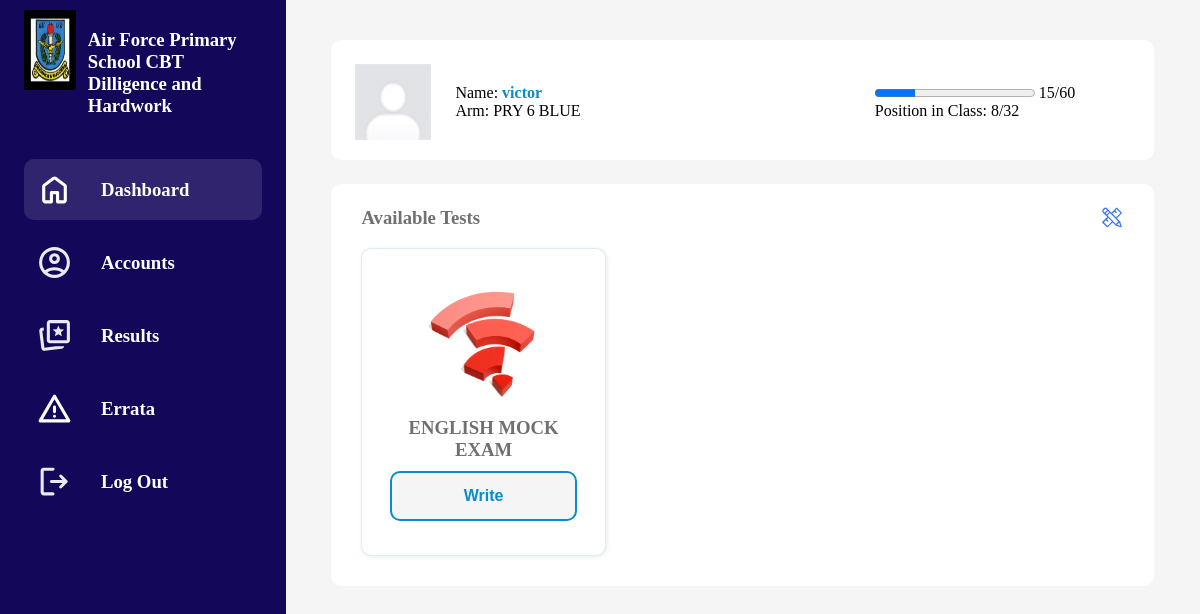
The app's page /student_dashboard/ (signed in), older data.
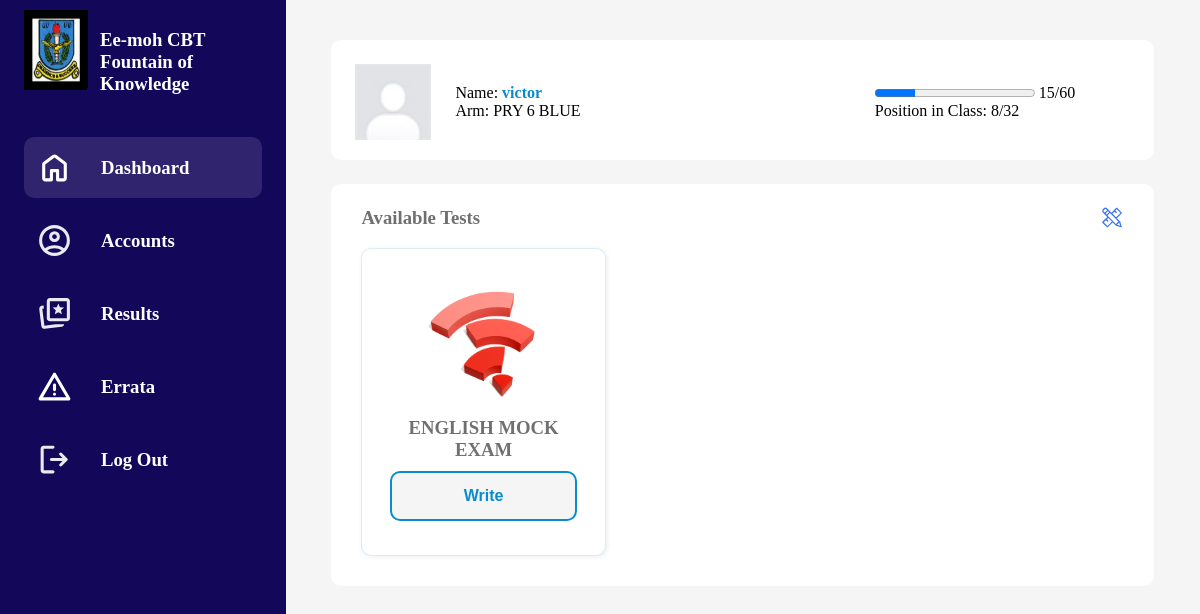
The same page, newer data.
### administration/models.py (models this page shows, shortened)
class AppInfo (models.Model):
    logo = models.ImageField(upload_to="webcms", blank=True, null=True)
    email = models.CharField(max_length=33)
    name = models.CharField(max_length=33)
    phone = models.CharField(max_length=11, blank=True, null=True)
    address = models.CharField(max_length=100, blank=True, null=True)
    phrase = models.CharField(max_length=500)

### authenticator/views.py (the view)
# urls.py: path('student_dashboard/', views.student_dashboard, name="student_dashboard"),
@login_required
def student_dashboard(request):
    user_form = UserEditForm(instance=request.user)
    profile_form = ProfileEditForm(instance=request.user.profile)
    student_form = request.user.profile.class_arm.class_form
    tests = Test.objects.all().filter(form=student_form)
    results = TestResult.objects.all().filter(user_key=request.user)
    context = {
        'user_form': user_form,
        'profile_form': profile_form,
        "tests": tests,
        "results": results
    }
    return render(request, "authenticator/student_dashboard.html", context)

### administration/context_processors.py (called while the page is built)
def app_information(request):
    app_info = AppInfo.objects.first()
    return {
        'app_info': app_info
    }

### authenticator/models.py (called while the page is built)
    def __str__(self):
        return self.name

### authenticator/templates/authenticator/student_dashboard.html (shortened to what the changed rows need)
{% load static %}
<!DOCTYPE html>
<html lang="en">
<head>
    <link type="text/css" href="{% static 'style/student-dashboard.css' %}" rel="stylesheet" />
    <link type="text/css" href="{% static 'style/auth.css' %}" rel="stylesheet" />
    <link type="text/css" href="{% static 'style/generator.css' %}" rel="stylesheet"/>
</head>
<body>
    <div class="main-container">
        <div class="sidebar-item">
            <div class="app-id">
                <div class="logo-box">
                    <img src="{{ app_info.logo.url }}" />
                </div>
                <div class="app-details">
                    <h3>{{ app_info.name }} CBT<br/>{{ app_info.phrase }}</h3>
                </div>
            </div>
        </div>
    </div>
</body>
</html>

Row changes from the older to the newer data that the page shows:
changed AppInfo: name "Air Force Primary School" → "Ee-moh"; phrase "Dilligence and Hardwork" → "Fountain of Knowledge"
